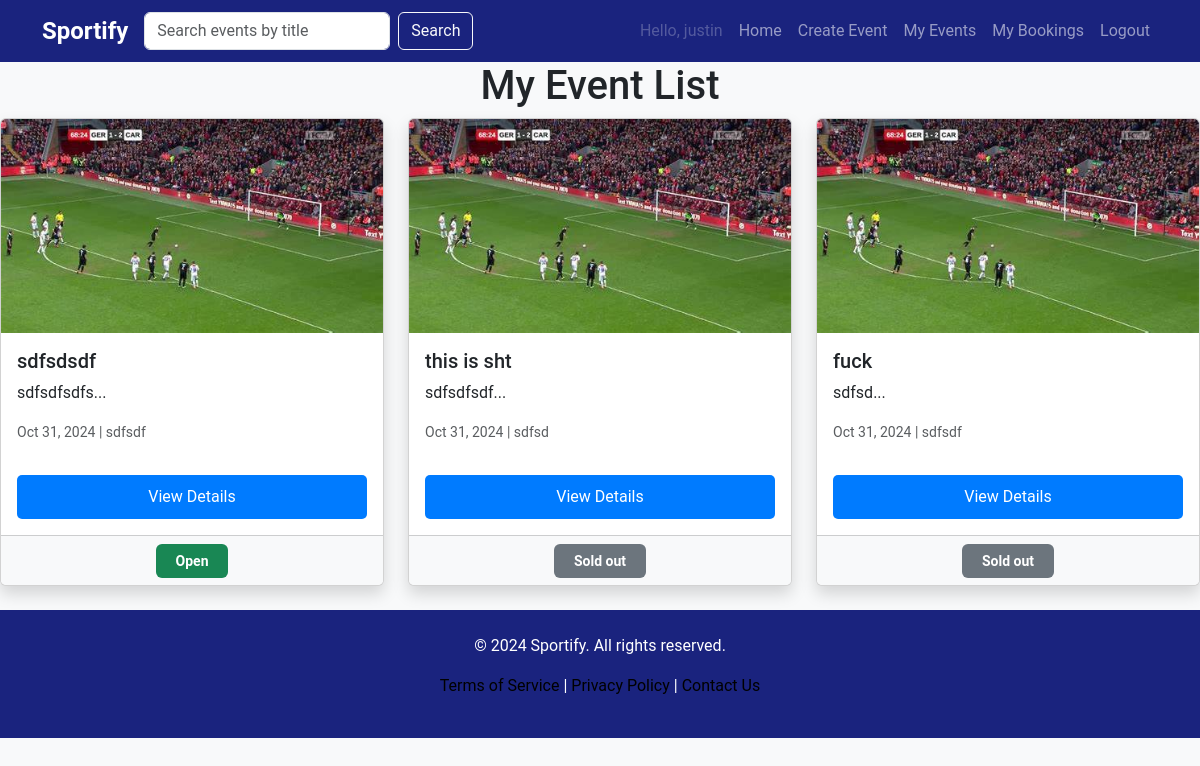
Before: /event/myevents (signed in) with the older database file.
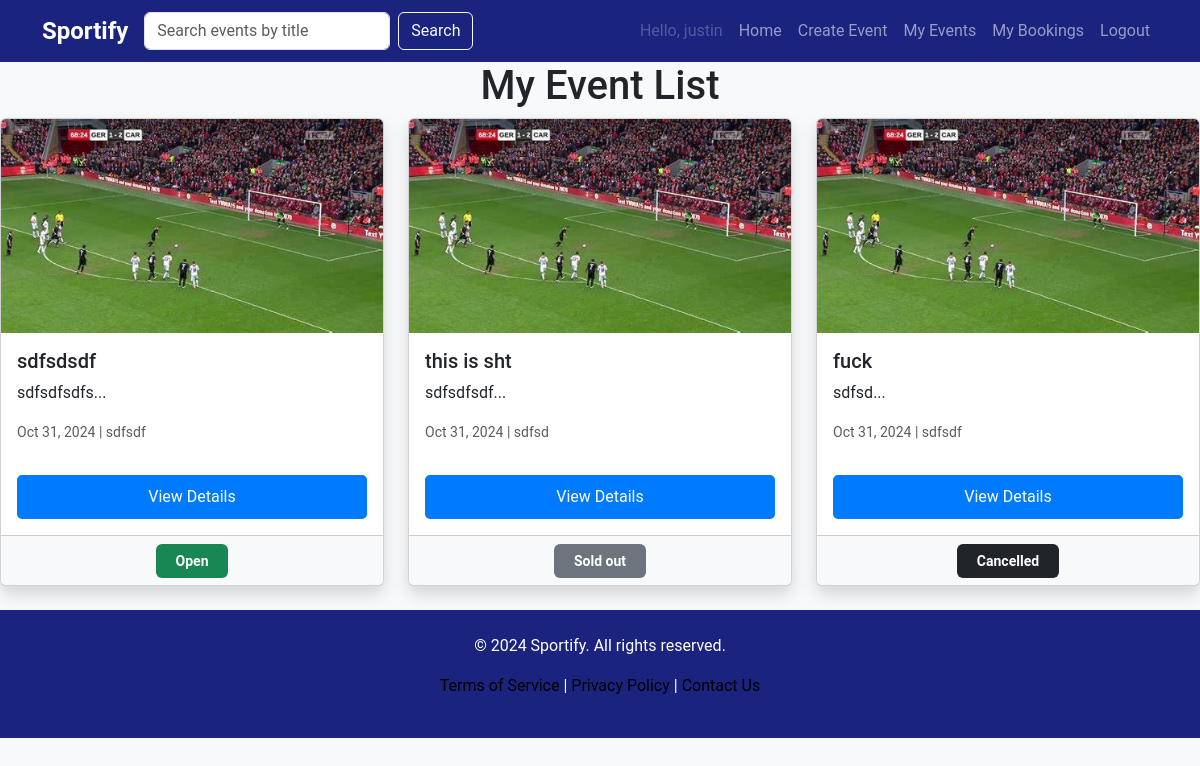
After: the same page with the newer database file.
### website/models.py (models this page shows, shortened)
class User(db.Model, UserMixin):
    __tablename__ = 'users'
    id = db.Column(db.Integer, primary_key=True)
    username = db.Column(db.String(100), index=True, unique=True, nullable=False)
    firstname = db.Column(db.String(100), index=True, nullable=False)
    lastname = db.Column(db.String(100), index=True, nullable=False)
    emailid = db.Column(db.String(100), index=True, nullable=False)
    password_hash = db.Column(db.String(255), nullable=False)
    contact = db.Column(db.String(255), nullable=False)
    address = db.Column(db.String(150), nullable=False)
    comments = db.relationship('Comment', backref='user', lazy=True)
    order = db.relationship('Order', backref='user', lazy=True)

class Event(db.Model):
    __tablename__ = 'events'
    id = db.Column(db.Integer, primary_key=True)
    name = db.Column(db.String(80), nullable=False)
    description = db.Column(db.Text, nullable=False)
    image = db.Column(db.String(150), nullable=False)  # Store path to the image
    price = db.Column(db.Integer, nullable=False)
    location = db.Column(db.String(150), nullable=False)
    datetime = db.Column(db.DateTime, nullable=False)
    capacity = db.Column(db.Integer, nullable=False)
    category = db.Column(db.String(50), nullable=False)
    status = db.Column(
        Enum(
            'Open', 'Inactive', 'Cancelled','Sold out', name='status of event'
        ),
        default='Open',
        nullable=False)
    user_id = db.Column(db.Integer, db.ForeignKey('users.id'), nullable=False)
    comments = db.relationship('Comment', backref='event', lazy=True)
    order = db.relationship('Order', backref='event', lazy=True)

### website/event.py (the view)
@eventbp.route('/myevents')
@login_required
def my_events():
    events = Event.query.filter_by(user_id=current_user.id).all()
    return render_template('event/my-events.html', events=events) # Need to create html for showing user events

### website/templates/event/my-events.html (shortened to what this page needs)
{% extends "base.html" %}
{% block content %}
<div class="row">
  <div class="col-md-12 text-center">
      <h1>My Event List</h1>
  </div>
  {% if events %}
      {% for event in events %}
      <div class="col-md-4 mb-4">
          <div class="card h-100 shadow event-card">
              <img src="{{ event.image }}" class="card-img-top" alt="{{ event.name }}">
              <div class="card-body d-flex flex-column">
                  <h5 class="card-title">{{ event.name }}</h5>
                  <p class="card-text">{{ event.description[:100] }}...</p>
                  <p class="card-text mt-auto">
                      <small class="text-muted">
                           {{ event.datetime.strftime('%b %d, %Y') }} |
                           {{ event.location }}
                      </small>
                  </p>
                  <a href="{{ url_for('event.show', id=event.id) }}"
                     class="btn btn-primary custom-btn mt-3">View Details</a>
              </div>
              <div class="card-footer">
                  <span class="badge
                      {% if event.status == 'Open' %}bg-success
                      {% elif event.status == 'Sold Out' %}bg-danger
                      {% elif event.status == 'Cancelled' %}bg-dark
                      {% else %}bg-secondary{% endif %}">
                      {{ event.status }}
                  </span>
              </div>
          </div>
      </div>
      {% endfor %}
  {% else %}
      <p class="text-center">No events found.</p>
  {% endif %}
</div>
{% endblock %}

### website/templates/base.html (shortened to what this page needs)
<!DOCTYPE html>
<html lang="en">
<head>
    <link href="https://cdn.jsdelivr.net/npm/bootstrap@5.3.2/dist/css/bootstrap.min.css" rel="stylesheet">
    <link rel="stylesheet" href="{{ url_for('static', filename='css/main.css') }}">
</head>
<body>
    <header>
        <nav class="navbar navbar-expand-lg navbar-dark bg-primary">
            <div class="container">
                <a class="navbar-brand" href="{{ url_for('main.index') }}">Sportify</a>
                <form action="{{ url_for('event.search') }}" method="GET" class="d-flex ms-auto me-3">
                    <input class="form-control me-2" type="search" name="query" placeholder="Search events by title" aria-label="Search">
                    <button class="btn btn-outline-light" type="submit">Search</button>
                </form>
                <div class="collapse navbar-collapse" id="navbarNav">
                    <ul class="navbar-nav ms-auto">
                        {% if current_user.is_authenticated %}
                            <li class="nav-item"><a class="nav-link disabled" href="#">Hello, {{ current_user.username }}</a></li>
                            <li class="nav-item"><a class="nav-link" href="{{ url_for('main.index') }}">Home</a></li>
                            <li class="nav-item"><a class="nav-link" href="{{ url_for('event.create') }}">Create Event</a></li>
                            <li class="nav-item"><a class="nav-link" href="{{ url_for('event.my_events') }}">My Events</a></li>
                            <li class="nav-item"><a class="nav-link" href="{{ url_for('event.booking_history') }}">My Bookings</a></li>
                            <li class="nav-item"><a class="nav-link" href="{{ url_for('auth.logout') }}">Logout</a></li>
                        {% else %}
                            <li class="nav-item"><a class="nav-link" href="{{ url_for('auth.login') }}">Log in</a></li>
                        {% endif %}
                    </ul>
                </div>
            </div>
        </nav>
    </header>
    {% block content %}{% endblock %}
    <footer class="footer text-center py-4">
        <div class="container">
            <p>&copy; 2024 Sportify. All rights reserved.</p>
            <p>
                <a href="#" class="text-black">Terms of Service</a> |
                <a href="#" class="text-black">Privacy Policy</a> |
                <a href="#" class="text-black">Contact Us</a>
            </p>
        </div>
    </footer>
</body>
</html>

### website/static/style/main.css (style rules this page uses)
body { font-family: 'Roboto', sans-serif; background-color: #f8f9fa; }
.navbar { background-color: #1a237e !important; }
.navbar-brand { font-weight: 700; font-size: 1.5rem; }
.card { transition: transform 0.2s; }
.btn-primary { background-color: #1a237e; border-color: #1a237e; }
.footer { background-color: #1a237e; color: white; text-align: center; padding: 1rem; }
.footer a { color: white; text-decoration: none; }
.card-body { flex-grow: 1; display: flex; flex-direction: column; justify-content: space-between; }
.card-body .btn { width: 100%; margin-top: auto; }
.card-footer { display: flex; justify-content: center; align-items: center; height: 50px; background-color: #f8f9fa; }
.badge { padding: 10px 20px; font-size: 0.875rem; }
.card-text { margin-bottom: 15px; }
.custom-btn { background-color: #007bff; border: none; border-radius: 5px; padding: 10px 20px; }

Changed rows visible on the page:
changed Event "fuck": status "Sold out" → "Cancelled"
